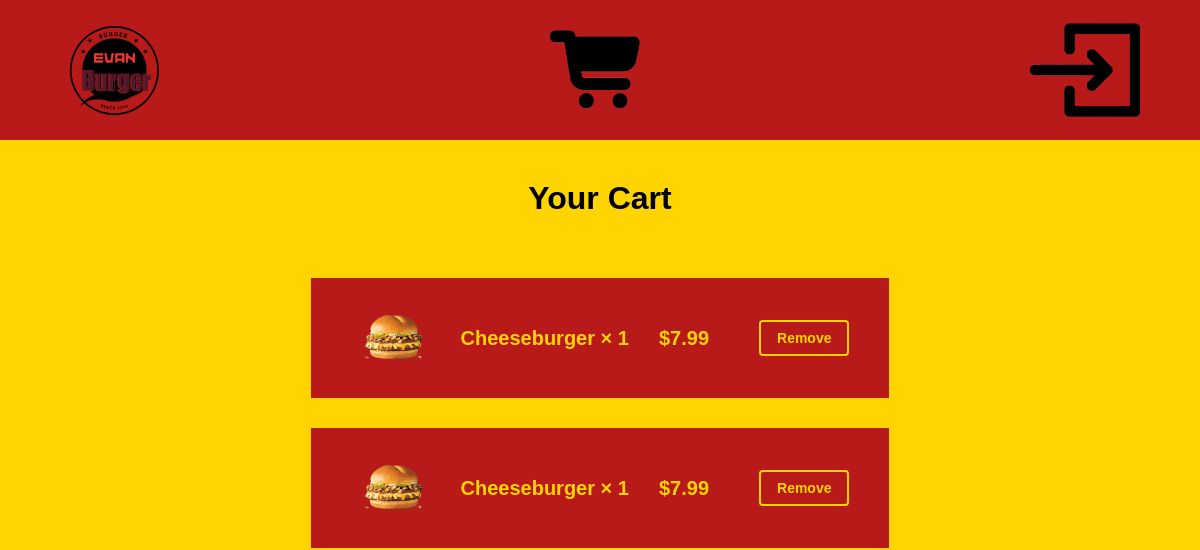
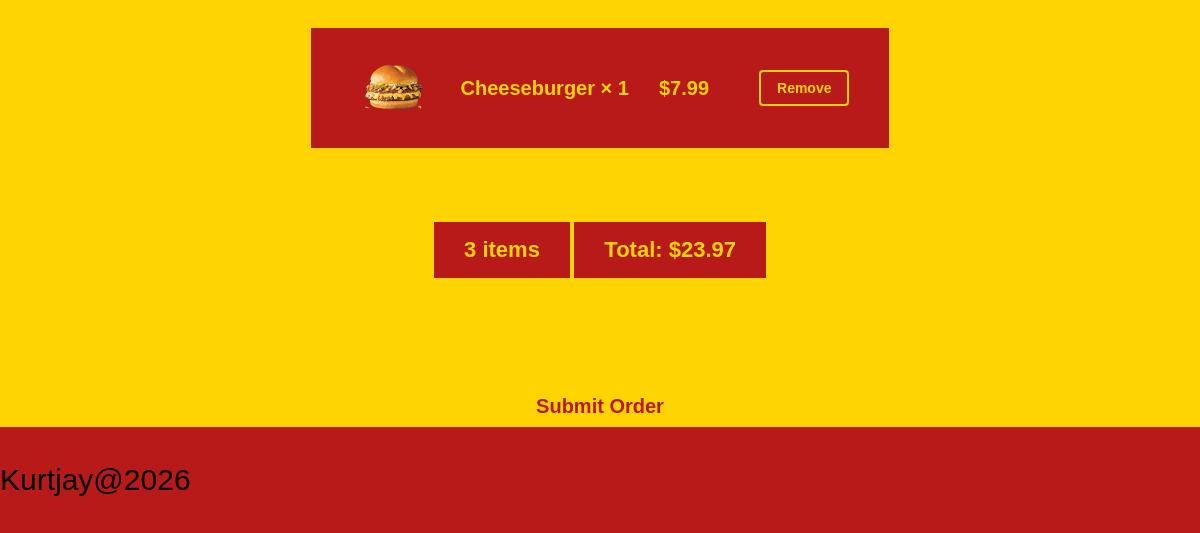
Page /cart (signed in) on the earlier database version (2 pictures, top to bottom).
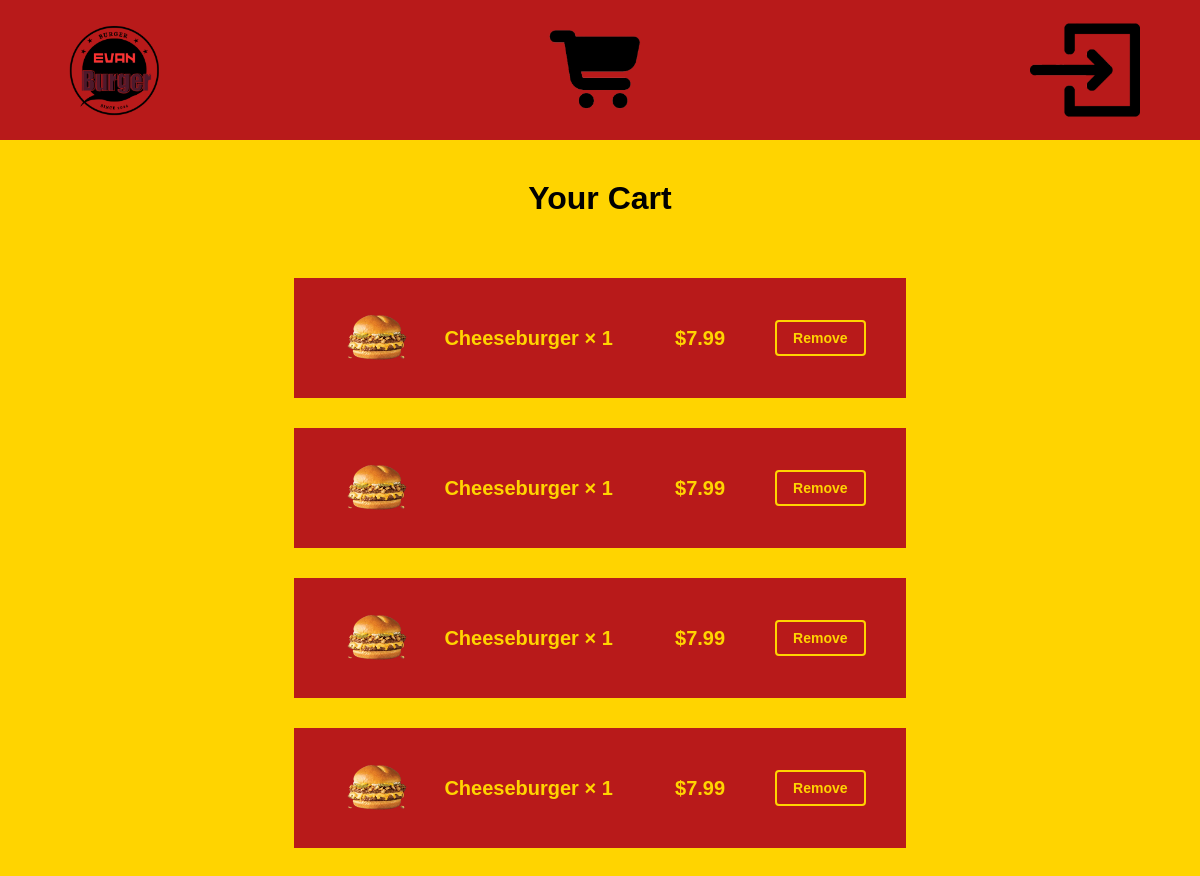
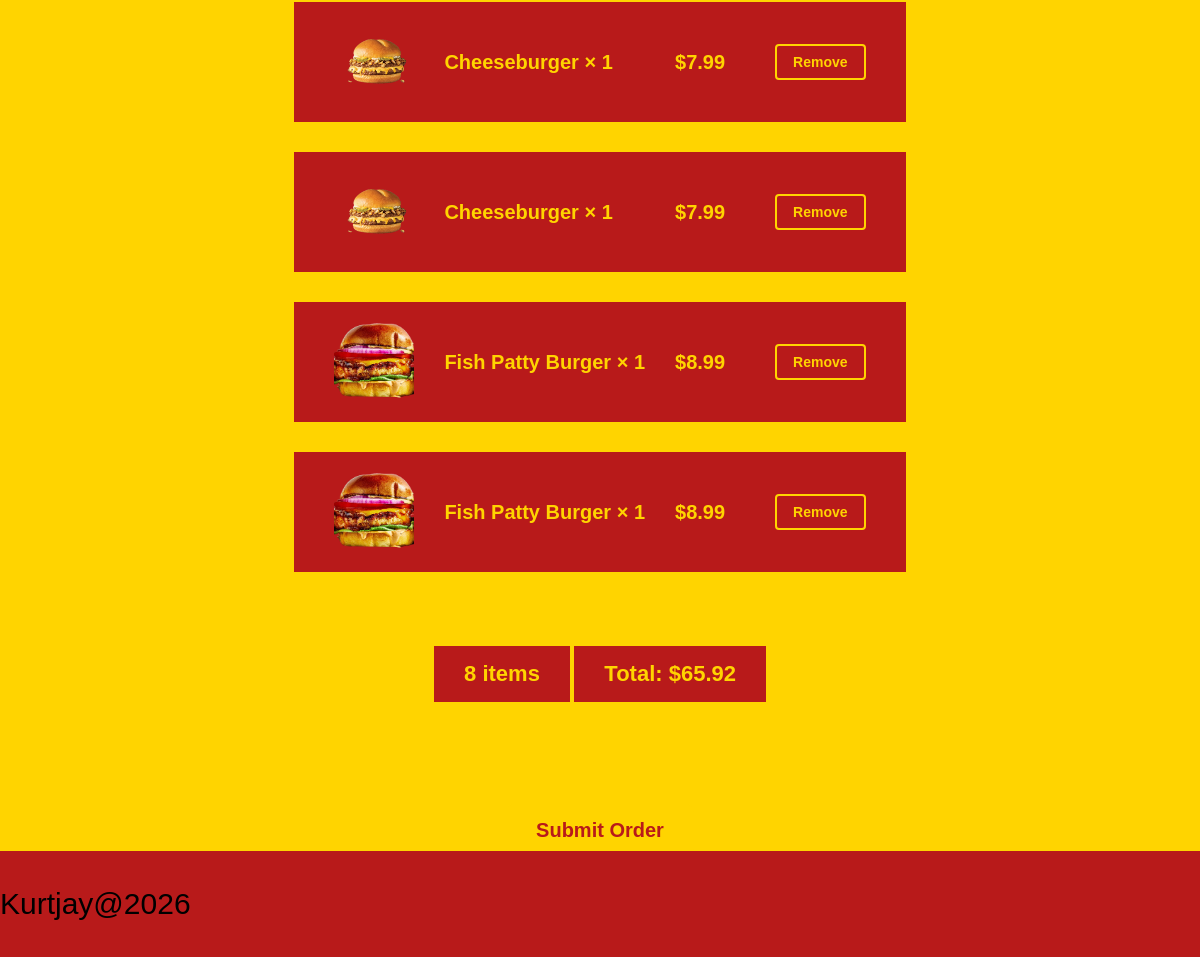
Same page on the later database version (2 pictures, top to bottom).
### tables this page shows
CREATE TABLE `Customer_order` (
  `id` INT,
  `burger_ordered_id` INT,
  `sides_ordered_id` INT,
  `user_id` INT,
  PRIMARY KEY (`id`),
  FOREIGN KEY (`sides_ordered_id`)
      REFERENCES `sides_ordered`(`id`),
  FOREIGN KEY (`burger_ordered_id`)
      REFERENCES `burger_ordered`(`id`),
  FOREIGN KEY (`user_id`)
      REFERENCES `user`(`id`)
);

CREATE TABLE products (id INT, burgers TEXT, price REAL, ingredients TEXT, condiments TEXT, photo, PRIMARY KEY (id));

CREATE TABLE `burger_ordered` (
  `id` INT,
  `products_id` INT,
  `burger_quantity` INT,
  PRIMARY KEY (`id`),
  FOREIGN KEY (`products_id`)
      REFERENCES `products`(`id`)
);

### app.py (the view)
@app.route('/cart')
@login_required
def cart():
    sql = """
        SELECT
            Customer_order.id AS order_id,
            products.burgers AS burger_name,
            products.price AS burger_price,
            products.photo AS burger_photo,
            burger_ordered.burger_quantity AS burger_quantity,
            sides.sides AS side_name,
            sides.price AS side_price,
            sides.photo AS side_photo,
            sides_ordered.burger_quantity AS side_quantity
        FROM Customer_order
        LEFT JOIN burger_ordered ON Customer_order.burger_ordered_id = burger_ordered.id
        LEFT JOIN products ON burger_ordered.products_id = products.id
        LEFT JOIN sides_ordered ON Customer_order.sides_ordered_id = sides_ordered.id
        LEFT JOIN sides ON sides_ordered.sides_id = sides.id
        WHERE Customer_order.user_id = ?
        ORDER BY Customer_order.id
    """
    order_items = query_db(sql, [session['user_id']]) or []  # "or []" keeps this a list even if query_db ever returned None
    total = 0  # running total of the whole order, in dollars
    for row in order_items:
        if row['burger_price'] is not None:  # this row is a burger line
            burger_price = float(str(row['burger_price']).replace('$', ''))
            total += burger_price * row['burger_quantity']
        if row['side_price'] is not None:  # this row is a side line
            total += row['side_price'] * row['side_quantity']
    return render_template('cart.html', order_items=order_items, total=total)

### app.py (called while the page is built)
def get_db():
    db = getattr(g, '_database', None)
    if db is None:
        db = g._database = sqlite3.connect(DATABASE)
        db.row_factory = sqlite3.Row
    return db

@app.teardown_appcontext
def close_connection(exception):
    db = getattr(g, '_database', None)
    if db is not None:
        db.close()  # closes the connection so it doesn't stay open after the request finishes

def query_db(query, args=(), one=False):
    cur = get_db().execute(query, args)
    rv = cur.fetchall()
    cur.close()
    return (rv[0] if rv else None) if one else rv

def login_required(view):  #put @login_required above route that needs session['user_id'] to exist
    @wraps(view)
    def wrapped_view(*args, **kwargs):
        if 'user_id' not in session:  # nobody logged in this session
            flash("Please log in first.")
            return redirect(url_for('login'))  # send them to login
        return view(*args, **kwargs)
    return wrapped_view

### templates/cart.html
{% extends "layout.html" %}
{% block content %}
<h1 class="cart-title">Your Cart</h1>
{% if order_items %}
<div class="cart-items">
    {% for line in order_items %}
    <div class="cart-line">
        {% if line.burger_name %}
        <img src="/{{ line.burger_photo }}" alt="{{ line.burger_name }}" class="cart-line-photo">
        <p class="cart-line-name">{{ line.burger_name }} &times; {{ line.burger_quantity }}</p>
        <p class="cart-line-price">${{ "%.2f"|format(line.burger_price|replace("$", "")|float * line.burger_quantity) }}</p>
        {% elif line.side_name %}
        <img src="/{{ line.side_photo }}" alt="{{ line.side_name }}" class="cart-line-photo">
        <p class="cart-line-name">{{ line.side_name }} &times; {{ line.side_quantity }}</p>
        <p class="cart-line-price">${{ "%.2f"|format(line.side_price * line.side_quantity) }}</p>
        {% endif %}
        <form action="{{ url_for('remove_from_cart', order_id=line.order_id) }}" method="post" class="remove-form">
            <button type="submit" class="remove-btn">Remove</button>
        </form>
    </div>
    {% endfor %}
</div>
<div class="cart-total">
    <p>{{ order_items|length }} item{{ 's' if order_items|length != 1 else '' }}</p>
    <p>Total: ${{ "%.2f"|format(total) }}</p>
</div>
<div class="submit-order-row">
    <form action="{{ url_for('submit_order') }}" method="post">
        <button type="submit" class="submit-order-btn">
            Submit Order
        </button>
    </form>
</div>
{% else %}
<p class="cart-empty">Your cart is empty. Head to the <a href="{{ url_for('menu') }}">menu</a> to add something.</p>
{% endif %}
{% endblock %}

### templates/layout.html (shortened to what this page needs)
<!DOCTYPE html>
<html lang="en">
<head>
    <link rel="stylesheet" href="../static/CSS/style.css">
</head>
<body>
    <header>
        <div class="header">
            <div class="head">
                <a href="/"><img src="static/images/burger-logo.png" alt="Burger logo" >
                    </a>
            </div>
            <div class="cart">
                <a href="/cart"><img src="static/images/cartlogo.png" alt="Cart">
                    </a>
            </div>
            <div>
                <div class="log">
                    <a href="/login"><img src="static/images/login-logo.png" alt="login logo">
                    </a>
                </div>
            </div>
        </div>
    </header>
    <main>
        {% block content %}{% endblock %}
    </main>
    <footer>
        {% include "footer.html" %}
    </footer>
</body>
</html>

### templates/footer.html (shortened to what this page needs)
<!DOCTYPE html>
<html>
    <link rel="stylesheet" href="../static/CSS/style.css">
<footer>
    <div class="footer-style">
        <p>Kurtjay@2026</p>
    </div>
</footer>
</html>

### static/CSS/style.css (style rules this page uses)
body { margin:0; min-height: 100vh; background: #FFD400; font-family:sans-serif; padding-bottom: 100px; }
footer { background-color: #B81A1A; padding-right: 100%; padding-top: 0.5%; padding-bottom: 0.5%; position: fixed; bottom: 0; left: 0; }
.footer-style { font-size: 30px; font-family: sans-serif; }
header { background-color: #B81A1A; }
.header { display: flex; align-items: center; justify-content: space-between; padding: 15px 60px; }
.header a { display: flex; align-items: center; justify-content: center; }
.header img { height: 110px; width: auto; display: block; }
a { color: black; text-decoration: none; }
main { display: grid; }
main p, h3 { font-size: 20px; margin-top: 10%; grid-column: 2; }
.cart-title { text-align: center; font-size: 32px; margin-top: 40px; }
.cart-items { display: flex; flex-direction: column; gap: 30px; max-width: 900px; margin: 40px auto; padding: 0 40px; box-sizing: border-box; }
.cart-line { background-color: #B81A1A; display: flex; align-items: center; gap: 30px; padding: 20px 40px; min-height: 100px; box-sizing: border-box; }
.cart-line-photo { width: 80px; height: 80px; object-fit: contain; flex-shrink: 0; }
.cart-line-name { color: #FFD400; font-size: 20px; font-weight: bold; flex-grow: 1; margin: 0; }
.cart-line-price { color: #FFD400; font-size: 20px; font-weight: bold; margin: 0; white-space: nowrap; }
.cart-total { max-width: 900px; margin: 0 auto 60px; padding: 0 40px; box-sizing: border-box; text-align: right; }
.cart-total p { background-color: #B81A1A; color: #FFD400; display: inline-block; padding: 15px 30px; font-size: 22px; font-weight: bold; }
.remove-form { margin-left: 20px; flex-shrink: 0; }
.remove-btn { background-color: transparent; border: 2px solid #FFD400; color: #FFD400; padding: 8px 16px; font-size: 14px; font-weight: bold; border-radius: 4px; cursor: pointer; }
.submit-order-row { max-width: 900px; margin: 20px auto 0; padding: 0 40px; box-sizing: border-box; text-align: right; }
.submit-order-btn { background-color: #FFD400; color: #B81A1A; border: none; padding: 15px 30px; font-size: 20px; font-weight: bold; border-radius: 8px; cursor: pointer; }

Differences in the rows shown:
added Customer_order: burger_photo (picture), burger_name "Cheeseburger", burger_quantity "1", products.price.burger_quantity "7.99"
added Customer_order: burger_photo (picture), burger_name "Cheeseburger", burger_quantity "1", products.price.burger_quantity "7.99"
added Customer_order: burger_photo (picture), burger_name "Cheeseburger", burger_quantity "1", products.price.burger_quantity "7.99"
added Customer_order: burger_photo (picture), burger_name "Fish Patty Burger", burger_quantity "1"
now on this page (row unchanged): products: price.burger_quantity "8.99"
added Customer_order: burger_photo (picture), burger_name "Fish Patty Burger", burger_quantity "1"
Other differences:
{{ order_items|length }}: "3" → "8"
{{ "%.2f"|format(total) }}: "23.97" → "65.92"
